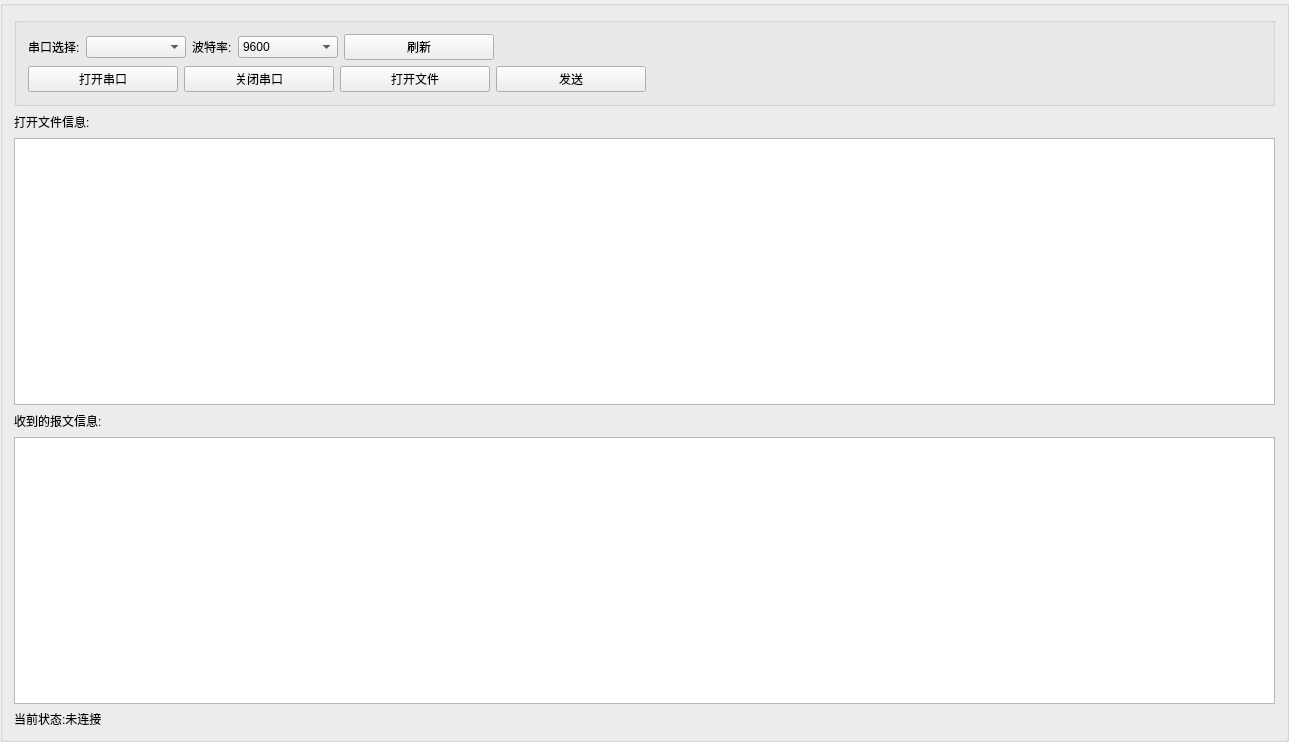
<?xml version="1.0" encoding="UTF-8"?>
<ui version="4.0">
 <class>CBinClientWgt</class>
 <widget class="QWidget" name="CBinClientWgt">
  <property name="geometry">
   <rect>
    <x>0</x>
    <y>0</y>
    <width>1289</width>
    <height>742</height>
   </rect>
  </property>
  <property name="windowTitle">
   <string>CBinClientWgt</string>
  </property>
  <layout class="QHBoxLayout" name="horizontalLayout_7">
   <property name="leftMargin">
    <number>0</number>
   </property>
   <property name="topMargin">
    <number>0</number>
   </property>
   <property name="rightMargin">
    <number>0</number>
   </property>
   <property name="bottomMargin">
    <number>0</number>
   </property>
   <item>
    <widget class="QGroupBox" name="groupBox">
     <property name="title">
      <string/>
     </property>
     <layout class="QHBoxLayout" name="horizontalLayout_12">
      <item>
       <layout class="QVBoxLayout" name="verticalLayout_5">
        <item>
         <widget class="QGroupBox" name="groupBox_2">
          <property name="title">
           <string/>
          </property>
          <layout class="QHBoxLayout" name="horizontalLayout_6">
           <item>
            <layout class="QVBoxLayout" name="verticalLayout_4">
             <item>
              <layout class="QHBoxLayout" name="horizontalLayout_10">
               <item>
                <widget class="QLabel" name="label_10">
                 <property name="text">
                  <string>串口选择:</string>
                 </property>
                </widget>
               </item>
               <item>
                <widget class="QComboBox" name="comboBox">
                 <property name="minimumSize">
                  <size>
                   <width>100</width>
                   <height>0</height>
                  </size>
                 </property>
                </widget>
               </item>
               <item>
                <widget class="QLabel" name="label_11">
                 <property name="text">
                  <string>波特率:</string>
                 </property>
                </widget>
               </item>
               <item>
                <widget class="QComboBox" name="comboBox_2">
                 <property name="minimumSize">
                  <size>
                   <width>100</width>
                   <height>0</height>
                  </size>
                 </property>
                 <item>
                  <property name="text">
                   <string>9600</string>
                  </property>
                 </item>
                 <item>
                  <property name="text">
                   <string>19200</string>
                  </property>
                 </item>
                 <item>
                  <property name="text">
                   <string>38400</string>
                  </property>
                 </item>
                 <item>
                  <property name="text">
                   <string>57600</string>
                  </property>
                 </item>
                 <item>
                  <property name="text">
                   <string>115200</string>
                  </property>
                 </item>
                 <item>
                  <property name="text">
                   <string>512000</string>
                  </property>
                 </item>
                </widget>
               </item>
               <item>
                <widget class="QPushButton" name="pushButton_8">
                 <property name="minimumSize">
                  <size>
                   <width>150</width>
                   <height>0</height>
                  </size>
                 </property>
                 <property name="text">
                  <string>刷新</string>
                 </property>
                </widget>
               </item>
               <item>
                <spacer name="horizontalSpacer_5">
                 <property name="orientation">
                  <enum>Qt::Horizontal</enum>
                 </property>
                 <property name="sizeHint" stdset="0">
                  <size>
                   <width>40</width>
                   <height>20</height>
                  </size>
                 </property>
                </spacer>
               </item>
              </layout>
             </item>
             <item>
              <layout class="QHBoxLayout" name="horizontalLayout_11">
               <item>
                <widget class="QPushButton" name="pushButton_9">
                 <property name="minimumSize">
                  <size>
                   <width>150</width>
                   <height>0</height>
                  </size>
                 </property>
                 <property name="text">
                  <string>打开串口</string>
                 </property>
                </widget>
               </item>
               <item>
                <widget class="QPushButton" name="pushButton_10">
                 <property name="minimumSize">
                  <size>
                   <width>150</width>
                   <height>0</height>
                  </size>
                 </property>
                 <property name="text">
                  <string>关闭串口</string>
                 </property>
                </widget>
               </item>
               <item>
                <widget class="QPushButton" name="pushButton_6">
                 <property name="minimumSize">
                  <size>
                   <width>150</width>
                   <height>0</height>
                  </size>
                 </property>
                 <property name="text">
                  <string>打开文件</string>
                 </property>
                </widget>
               </item>
               <item>
                <widget class="QPushButton" name="pushButton_7">
                 <property name="minimumSize">
                  <size>
                   <width>150</width>
                   <height>0</height>
                  </size>
                 </property>
                 <property name="text">
                  <string>发送</string>
                 </property>
                </widget>
               </item>
               <item>
                <spacer name="horizontalSpacer_6">
                 <property name="orientation">
                  <enum>Qt::Horizontal</enum>
                 </property>
                 <property name="sizeHint" stdset="0">
                  <size>
                   <width>40</width>
                   <height>20</height>
                  </size>
                 </property>
                </spacer>
               </item>
              </layout>
             </item>
            </layout>
           </item>
          </layout>
         </widget>
        </item>
        <item>
         <layout class="QHBoxLayout" name="horizontalLayout_8">
          <item>
           <widget class="QLabel" name="label_12">
            <property name="text">
             <string>打开文件信息:</string>
            </property>
           </widget>
          </item>
          <item>
           <spacer name="horizontalSpacer_4">
            <property name="orientation">
             <enum>Qt::Horizontal</enum>
            </property>
            <property name="sizeHint" stdset="0">
             <size>
              <width>40</width>
              <height>20</height>
             </size>
            </property>
           </spacer>
          </item>
         </layout>
        </item>
        <item>
         <widget class="QTextEdit" name="textEdit_4"/>
        </item>
        <item>
         <layout class="QHBoxLayout" name="horizontalLayout_9">
          <item>
           <widget class="QLabel" name="label_13">
            <property name="text">
             <string>收到的报文信息:</string>
            </property>
           </widget>
          </item>
          <item>
           <spacer name="horizontalSpacer_7">
            <property name="orientation">
             <enum>Qt::Horizontal</enum>
            </property>
            <property name="sizeHint" stdset="0">
             <size>
              <width>40</width>
              <height>20</height>
             </size>
            </property>
           </spacer>
          </item>
         </layout>
        </item>
        <item>
         <widget class="QTextEdit" name="textEdit_5"/>
        </item>
        <item>
         <widget class="QLabel" name="label_15">
          <property name="text">
           <string>当前状态:未连接</string>
          </property>
         </widget>
        </item>
       </layout>
      </item>
     </layout>
     <zorder></zorder>
     <zorder>textEdit_4</zorder>
     <zorder>label_15</zorder>
     <zorder>groupBox_2</zorder>
     <zorder>label_12</zorder>
     <zorder>textEdit_5</zorder>
     <zorder>layoutWidget</zorder>
    </widget>
   </item>
  </layout>
 </widget>
 <layoutdefault spacing="6" margin="11"/>
 <resources/>
 <connections/>
</ui>
